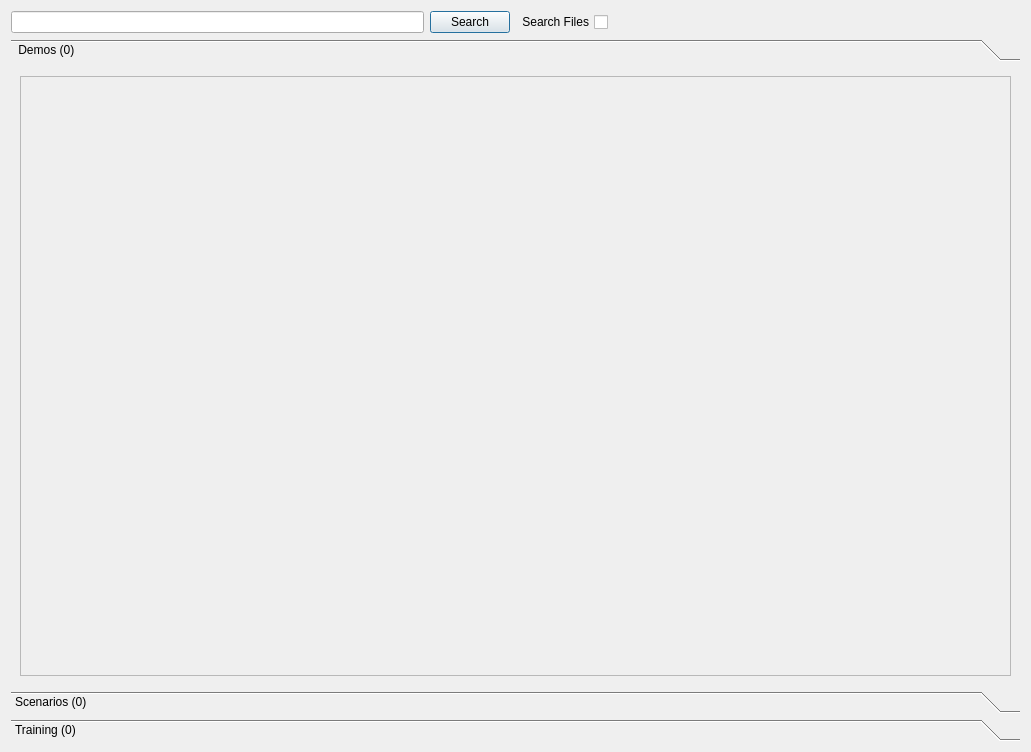
<?xml version="1.0" encoding="UTF-8"?>
<ui version="4.0">
 <class>DemoBrowser</class>
 <widget class="QWidget" name="DemoBrowser">
  <property name="geometry">
   <rect>
    <x>0</x>
    <y>0</y>
    <width>1031</width>
    <height>752</height>
   </rect>
  </property>
  <property name="minimumSize">
   <size>
    <width>500</width>
    <height>0</height>
   </size>
  </property>
  <property name="windowTitle">
   <string>Demo Browser</string>
  </property>
  <layout class="QGridLayout" name="gridLayout_3">
   <item row="0" column="0">
    <layout class="QHBoxLayout" name="horizontalLayout">
     <item>
      <widget class="QLineEdit" name="mSearchText">
       <property name="clearButtonEnabled">
        <bool>true</bool>
       </property>
      </widget>
     </item>
     <item>
      <widget class="QPushButton" name="mSearchButton">
       <property name="text">
        <string>Search</string>
       </property>
       <property name="autoDefault">
        <bool>true</bool>
       </property>
       <property name="default">
        <bool>true</bool>
       </property>
      </widget>
     </item>
     <item>
      <widget class="QCheckBox" name="mSearchFiles">
       <property name="layoutDirection">
        <enum>Qt::RightToLeft</enum>
       </property>
       <property name="text">
        <string>Search Files</string>
       </property>
      </widget>
     </item>
     <item>
      <spacer name="horizontalSpacer_2">
       <property name="orientation">
        <enum>Qt::Horizontal</enum>
       </property>
       <property name="sizeHint" stdset="0">
        <size>
         <width>40</width>
         <height>20</height>
        </size>
       </property>
      </spacer>
     </item>
    </layout>
   </item>
   <item row="1" column="0">
    <widget class="QToolBox" name="mToolBox">
     <property name="sizePolicy">
      <sizepolicy hsizetype="Expanding" vsizetype="Expanding">
       <horstretch>0</horstretch>
       <verstretch>0</verstretch>
      </sizepolicy>
     </property>
     <property name="currentIndex">
      <number>0</number>
     </property>
     <widget class="QWidget" name="mDemoPage">
      <property name="geometry">
       <rect>
        <x>0</x>
        <y>0</y>
        <width>1013</width>
        <height>622</height>
       </rect>
      </property>
      <property name="sizePolicy">
       <sizepolicy hsizetype="Expanding" vsizetype="Expanding">
        <horstretch>0</horstretch>
        <verstretch>0</verstretch>
       </sizepolicy>
      </property>
      <attribute name="label">
       <string> Demos (0)</string>
      </attribute>
      <layout class="QGridLayout" name="gridLayout">
       <item row="0" column="0">
        <widget class="QScrollArea" name="mDemoScrollArea">
         <property name="widgetResizable">
          <bool>true</bool>
         </property>
         <widget class="QWidget" name="mDemoScrollAreaWidgetContents">
          <property name="geometry">
           <rect>
            <x>0</x>
            <y>0</y>
            <width>993</width>
            <height>602</height>
           </rect>
          </property>
          <property name="sizePolicy">
           <sizepolicy hsizetype="Expanding" vsizetype="Expanding">
            <horstretch>0</horstretch>
            <verstretch>0</verstretch>
           </sizepolicy>
          </property>
         </widget>
        </widget>
       </item>
      </layout>
     </widget>
     <widget class="QWidget" name="mScenariosPage">
      <property name="geometry">
       <rect>
        <x>0</x>
        <y>0</y>
        <width>98</width>
        <height>89</height>
       </rect>
      </property>
      <property name="sizePolicy">
       <sizepolicy hsizetype="Expanding" vsizetype="Expanding">
        <horstretch>0</horstretch>
        <verstretch>0</verstretch>
       </sizepolicy>
      </property>
      <attribute name="label">
       <string>Scenarios (0)</string>
      </attribute>
      <layout class="QGridLayout" name="gridLayout_2">
       <item row="0" column="0">
        <widget class="QScrollArea" name="mScenariosScrollArea">
         <property name="widgetResizable">
          <bool>true</bool>
         </property>
         <widget class="QWidget" name="mScenariosScrollAreaWidgetContents">
          <property name="geometry">
           <rect>
            <x>0</x>
            <y>0</y>
            <width>98</width>
            <height>28</height>
           </rect>
          </property>
          <property name="sizePolicy">
           <sizepolicy hsizetype="Expanding" vsizetype="Expanding">
            <horstretch>0</horstretch>
            <verstretch>0</verstretch>
           </sizepolicy>
          </property>
         </widget>
        </widget>
       </item>
      </layout>
     </widget>
     <widget class="QWidget" name="mTrainingPage">
      <property name="geometry">
       <rect>
        <x>0</x>
        <y>0</y>
        <width>98</width>
        <height>89</height>
       </rect>
      </property>
      <property name="sizePolicy">
       <sizepolicy hsizetype="Expanding" vsizetype="Expanding">
        <horstretch>0</horstretch>
        <verstretch>0</verstretch>
       </sizepolicy>
      </property>
      <attribute name="label">
       <string>Training (0)</string>
      </attribute>
      <layout class="QGridLayout" name="gridLayout_4">
       <item row="0" column="0">
        <widget class="QScrollArea" name="mTrainingScrollArea">
         <property name="widgetResizable">
          <bool>true</bool>
         </property>
         <widget class="QWidget" name="mTrainingScrollAreaWidgetContents">
          <property name="geometry">
           <rect>
            <x>0</x>
            <y>0</y>
            <width>98</width>
            <height>28</height>
           </rect>
          </property>
          <property name="sizePolicy">
           <sizepolicy hsizetype="Expanding" vsizetype="Expanding">
            <horstretch>0</horstretch>
            <verstretch>0</verstretch>
           </sizepolicy>
          </property>
         </widget>
        </widget>
       </item>
      </layout>
     </widget>
    </widget>
   </item>
  </layout>
 </widget>
 <resources/>
 <connections/>
</ui>
